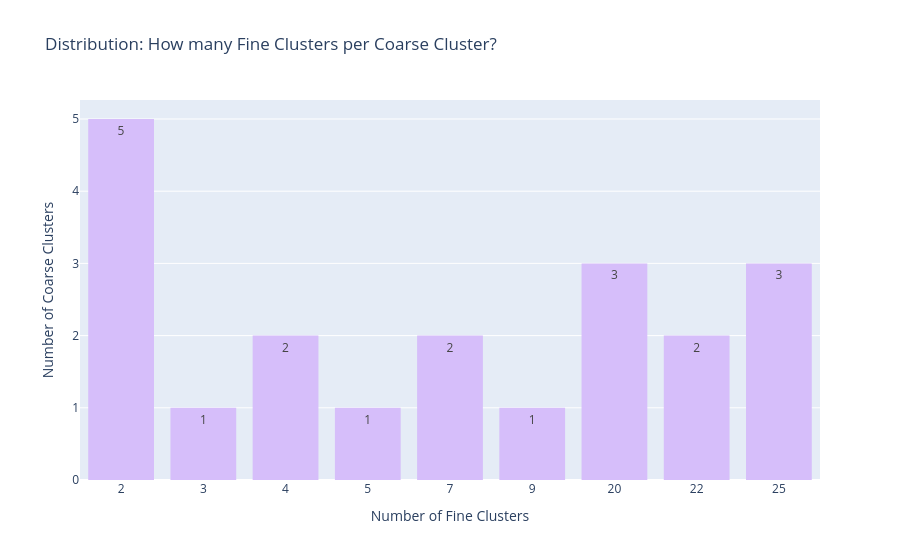

Notebook code for this chart:
### Code cell
import plotly.express as px

# 1. Extract df_fine
df_fine = results["metrics_df"][results["metrics_df"]["Level"] == "Fine"].copy()

# ==========================================
# Chart 1: Fine Clusters per Coarse Cluster
# ==========================================
# Extract the Coarse Parent (e.g., "C0" from "C0_F1")
df_fine["Coarse Parent"] = df_fine["Cluster ID"].apply(lambda x: x.split("_")[0])

# Count how many fine clusters belong to each coarse parent
fine_cluster_counts = df_fine.groupby("Coarse Parent").size().reset_index(name="Fine_Count")

# CRITICAL FIX: Cast to integer and get explicitly sorted unique values
fine_cluster_counts["Fine_Count"] = fine_cluster_counts["Fine_Count"].astype(int)
sorted_x_values = sorted(fine_cluster_counts["Fine_Count"].unique())

# Plot the distribution
fig1 = px.histogram(
    fine_cluster_counts, 
    x="Fine_Count", 
    title="Distribution: How many Fine Clusters per Coarse Cluster?",
    labels={"Fine_Count": "Number of Fine Clusters"},
    text_auto=True,
    color_discrete_sequence=['#D6BEFA']
)

# Update layout to explicitly order by our sorted integer array
fig1.update_layout(
    yaxis_title="Number of Coarse Clusters", 
    xaxis=dict(
        type='category',                     
        categoryorder='array',              # Change from 'category ascending' to 'array'
        categoryarray=sorted_x_values       # Pass the properly sorted [5, 8, 10, 12] array
    )
)
fig1.show()

### Figure 1 — Plotly figure (JSON) as saved in the notebook; plotly's stock layout.template omitted (floating-point values rounded to 4 significant figures)
{"data": [{"bingroup": "x", "hovertemplate": "Number of Fine Clusters=%{x}<br>count=%{y}<extra></extra>", "legendgroup": "", "marker": {"color": "#D6BEFA", "pattern": {"shape": ""}}, "name": "", "orientation": "v", "showlegend": false, "texttemplate": "%{value}", "type": "histogram", "x": [5, 2, 20, 20, 25, 22, 2, 4, 2, 4, 9, 25, 22, 2, 25, 3, 20, 7, 7, 2], "xaxis": "x", "yaxis": "y"}], "layout": {"barmode": "relative", "legend": {"tracegroupgap": 0}, "title": {"text": "Distribution: How many Fine Clusters per Coarse Cluster?"}, "xaxis": {"anchor": "y", "categoryarray": [2, 3, 4, 5, 7, 9, 20, 22, 25], "categoryorder": "array", "domain": [0, 1], "title": {"text": "Number of Fine Clusters"}, "type": "category"}, "yaxis": {"anchor": "x", "domain": [0, 1], "title": {"text": "Number of Coarse Clusters"}}}}
